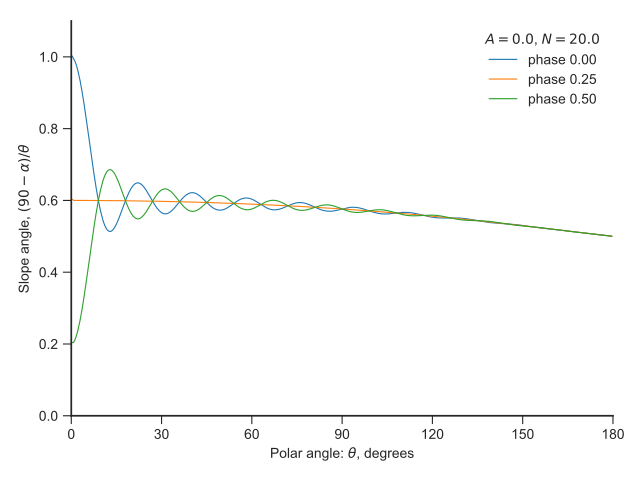

This figure's Python source:
import sys
import numpy as np
from matplotlib import pyplot as plt
import seaborn as sns
import bow_projection as bp
import standing_wave

figfile = sys.argv[0].replace('.py', '.pdf')

sns.set_style('ticks')
fig, ax = plt.subplots()

th = np.linspace(-np.pi, np.pi, 1001)
th_dg = np.degrees(th)

amplitude, wavenumber = 0.001, 20.0
shape = standing_wave.StandingWave(
    bp.wilkinoid_R_theta, amplitude=amplitude, wavenumber=wavenumber)
phases = [0.0, 0.25, 0.5]
for phase in phases:
    shape.phase = phase
    alpha_slope = np.degrees(bp.alpha(th, shape))
    ax.plot(th_dg, (90.0 - alpha_slope)/th_dg,
            lw=0.8, label=f"phase {phase:.2f}")

ax.legend(title=rf"$A = {amplitude:.1f}$, $N = {wavenumber:.1f}$")
ax.set(
    xlabel=r"Polar angle: $\theta$, degrees",
    ylabel=r"Slope angle, $(90 - \alpha)/\theta$",
    xlim=[0, 180],
    ylim=[0, 1.1],
    xticks=[0, 30, 60, 90, 120, 150, 180],
)
sns.despine()
fig.tight_layout()
fig.savefig(figfile)
print(figfile, end='')
